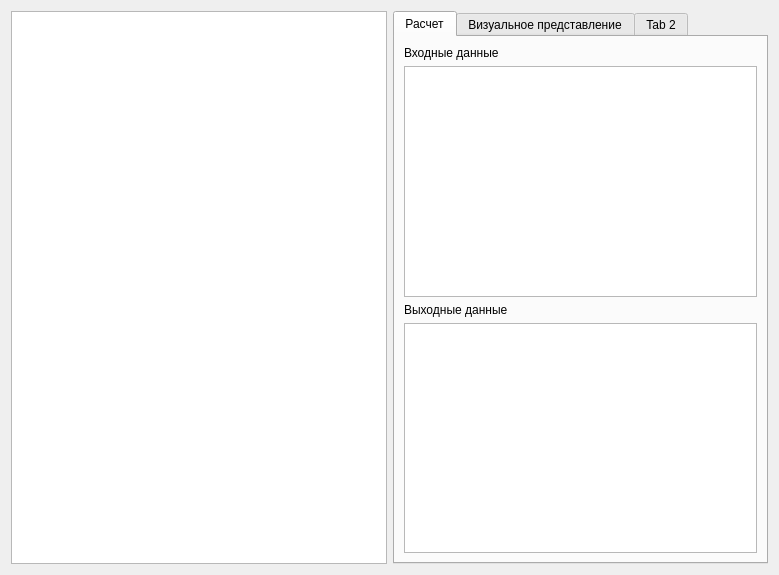
<?xml version="1.0" encoding="UTF-8"?>
<ui version="4.0">
 <class>NomogrammViewer</class>
 <widget class="QDialog" name="NomogrammViewer">
  <property name="geometry">
   <rect>
    <x>0</x>
    <y>0</y>
    <width>779</width>
    <height>575</height>
   </rect>
  </property>
  <property name="windowTitle">
   <string>Dialog</string>
  </property>
  <layout class="QHBoxLayout" name="horizontalLayout">
   <item>
    <widget class="QTreeView" name="nomogrammsTree">
     <attribute name="headerVisible">
      <bool>false</bool>
     </attribute>
    </widget>
   </item>
   <item>
    <widget class="QTabWidget" name="tabWidget">
     <property name="currentIndex">
      <number>0</number>
     </property>
     <widget class="QWidget" name="inputTab">
      <attribute name="title">
       <string>Расчет</string>
      </attribute>
      <layout class="QVBoxLayout" name="verticalLayout_2">
       <item>
        <widget class="QLabel" name="label_3">
         <property name="text">
          <string>Входные данные</string>
         </property>
        </widget>
       </item>
       <item>
        <widget class="QTableWidget" name="inputTable"/>
       </item>
       <item>
        <widget class="QLabel" name="label_4">
         <property name="text">
          <string>Выходные данные</string>
         </property>
        </widget>
       </item>
       <item>
        <widget class="QTableWidget" name="outputTable"/>
       </item>
      </layout>
     </widget>
     <widget class="QWidget" name="graphicsTab">
      <attribute name="title">
       <string>Визуальное представление</string>
      </attribute>
      <layout class="QVBoxLayout" name="verticalLayout">
       <item>
        <widget class="QGraphicsView" name="graphicsView"/>
       </item>
      </layout>
     </widget>
     <widget class="QWidget" name="calcTab">
      <attribute name="title">
       <string>Tab 2</string>
      </attribute>
      <widget class="QDoubleSpinBox" name="inputSpinBox">
       <property name="geometry">
        <rect>
         <x>30</x>
         <y>50</y>
         <width>62</width>
         <height>22</height>
        </rect>
       </property>
      </widget>
      <widget class="QLabel" name="label">
       <property name="geometry">
        <rect>
         <x>30</x>
         <y>30</y>
         <width>47</width>
         <height>13</height>
        </rect>
       </property>
       <property name="text">
        <string>Input</string>
       </property>
      </widget>
      <widget class="QTextEdit" name="outputTextEdit">
       <property name="geometry">
        <rect>
         <x>140</x>
         <y>50</y>
         <width>104</width>
         <height>71</height>
        </rect>
       </property>
      </widget>
      <widget class="QLabel" name="label_2">
       <property name="geometry">
        <rect>
         <x>140</x>
         <y>30</y>
         <width>47</width>
         <height>13</height>
        </rect>
       </property>
       <property name="text">
        <string>Output</string>
       </property>
      </widget>
     </widget>
    </widget>
   </item>
  </layout>
 </widget>
 <resources/>
 <connections/>
</ui>
